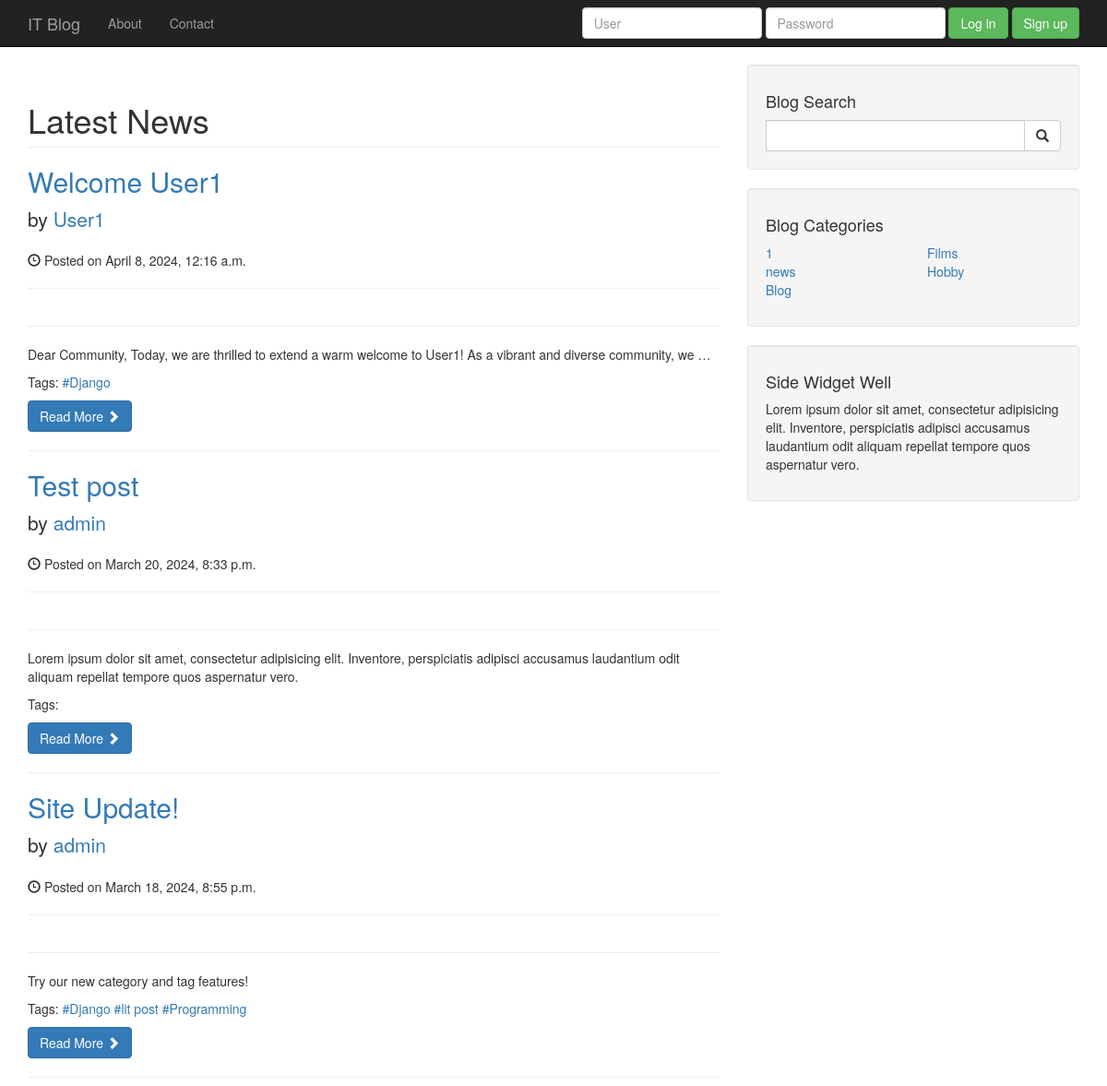
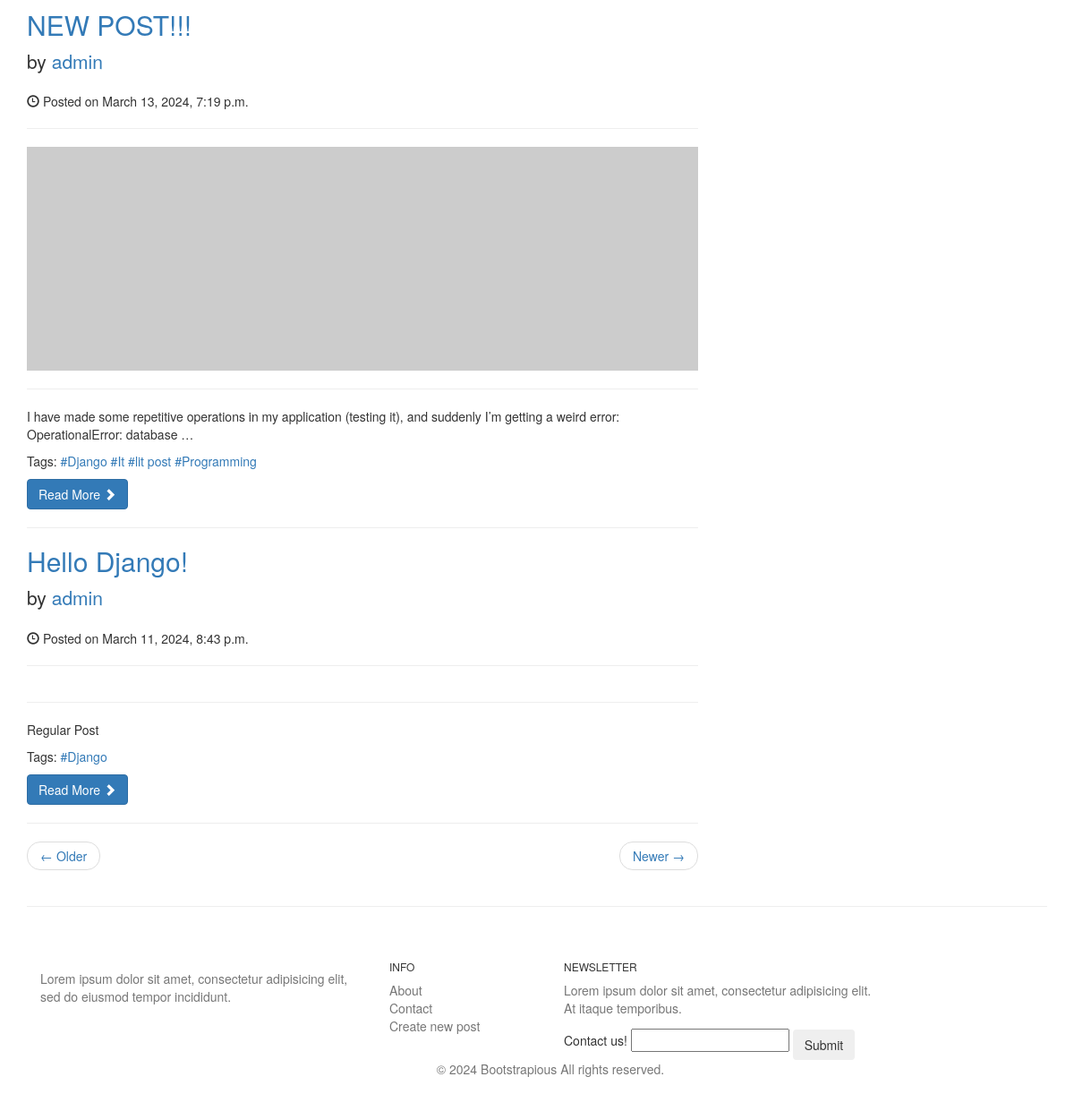
The page / on the database its author committed (2 pictures, top to bottom).
### helloweb/models.py (models this page shows, shortened)
class Post(models.Model):
    title = models.CharField(max_length=30, verbose_name="Заголовок")
    content = models.TextField(verbose_name="Опис")
    published_date = models.DateTimeField(auto_created=True, verbose_name="Дата")
    category = models.ForeignKey(Category, on_delete=models.CASCADE, verbose_name="Категорія")
    user = models.ForeignKey(User, on_delete=models.CASCADE, verbose_name="Автор")
    image = models.URLField(default="http://placehold.it/900x300")
    tags = models.ManyToManyField(Tag)
    class Meta:
        verbose_name = "Пост"
        verbose_name_plural = "Пости"

class Tag(models.Model):
    name = models.CharField(max_length=30)
    def __str__(self):
        return self.name
    class Meta:
        verbose_name = "Тег"
        verbose_name_plural = "Теги"

class Category(models.Model):
    name = models.CharField(max_length=30)
    class Meta:
        verbose_name = "Категорія"
        verbose_name_plural = "Категорії"

### helloweb/views.py (the view)
# urls.py: path("", views.index, name="index"),
def index(request):
    newPost = Post.objects.get(pk=1)
    posts = Post.objects.order_by("-published_date")
    if request.method == 'POST':
        Uform = UsersForm(request.POST)
        if Uform.is_valid():
            Uform.save()
    else:
        Uform = UsersForm()
    context = {"posts": posts, "newPost": newPost, "Uform": Uform}
    context.update(get_categories())
    context.update(get_tags())
    return render(request, "blog/index.html", context)

### helloweb/forms.py
class UsersForm(forms.ModelForm):
    class Meta:
        model = UsersEmail
        fields = ["user_email"]

### helloweb/views.py (called while the page is built)
def get_categories():
    category = Category.objects.all()
    half = category.count() / 2 + category.count() % 2
    return {'category1': category[:half], 'category2': category[half:]}

def get_tags():
    tag = Tag.objects.all()
    return {'tags': tag}

### templates/blog/index.html
{% extends "blog/base.html"%}
{% block content%}
<h1 class="page-header">
    Latest News
</h1>
{% for post in posts %}
<h2>
    <a href="{% url 'post' id=post.pk %}">{{post.title}}</a>
</h2>
<p class="lead">
    by <a href="index.php">{{post.user}}</a>
</p>
<p><span class="glyphicon glyphicon-time"></span> Posted on {{post.published_date}}</p>
<hr>
<img class="img-responsive" src="{{post.image}}" alt="">
<hr>
<p>{{ post.content | truncatewords:20 }}</p>
<p>Tags: {% for t in post.tags.all %} <a href="{% url 'tag' name=t.name %}">#{{ t }}</a> {% endfor %}</p>
<a class="btn btn-primary" href="{% url 'post' id=post.pk %}">Read More <span class="glyphicon glyphicon-chevron-right"></span></a>
<hr>
{% endfor %}
                <ul class="pager">
                    <li class="previous">
                        <a href="#">&larr; Older</a>
                    </li>
                    <li class="next">
                        <a href="#">Newer &rarr;</a>
                    </li>
                </ul>
{% endblock %}

### templates/blog/base.html (shortened to what this page needs)
<!DOCTYPE html>
<html lang="en">
<head>
    {% load static %}
    <link href="{% static 'blog/css/bootstrap.min.css' %}" rel="stylesheet">
    <link href="{% static 'blog/css/blog-home.css' %}" rel="stylesheet">
</head>
<body>
    <nav class="navbar navbar-inverse navbar-fixed-top" role="navigation">
        <div class="container">
            <div class="navbar-header">
                <a class="navbar-brand" href="/">IT Blog</a>
            </div>
            <div class="collapse navbar-collapse" id="bs-example-navbar-collapse-1">
                <ul class="nav navbar-nav">
                    <li>
                        <a href="{% url 'about' %}">About</a>
                    </li>
                    <li>
                        <a href="{% url 'contact' %}">Contact</a>
                    </li>
                </ul>
                {% include "blog/toggle_login.html" %}
            </div>
        </div>
    </nav>
    <div class="container">
        <div class="row">
            <div class="col-md-8">
                {% block content%}
                {%endblock%}
            </div>
            <div class="col-md-4">
                <div class="well">
                    <h4>Blog Search</h4>
                    <form method="get" action="{% url 'search' %}" class="input-group">
                        <input type="search" name="query" class="form-control">
                        <span class="input-group-btn">
                            <button class="btn btn-default" type="submit">
                                <span class="glyphicon glyphicon-search"></span>
                        </button>
                        </span>
                    </form>
                </div>
                <div class="well">
                    <h4>Blog Categories</h4>
                    <div class="row">
                        <div class="col-lg-6">
                            <ul class="list-unstyled">
                                {% for c in category1 %}
                                <li><a href="{% url 'category' name=c.name %}">{{c.name}}</a></li>
                                {% endfor %}
                            </ul>
                        </div>
                        <div class="col-lg-6">
                            <ul class="list-unstyled">
                                {% for c in category2 %}
                                <li><a href="{% url 'category' name=c.name %}">{{c.name}}</a>
                                </li>
                                {% endfor %}
                            </ul>
                        </div>
                    </div>
                </div>
                <div class="well">
                    <h4>Side Widget Well</h4>
                    <p>Lorem ipsum dolor sit amet, consectetur adipisicing elit. Inventore, perspiciatis adipisci accusamus laudantium odit aliquam repellat tempore quos aspernatur vero.</p>
                </div>
            </div>
        </div>
        <hr>
        <footer class="bg-white">
                <div class="container py-5">
                  <div class="row py-4">
                    <div class="col-lg-4 col-md-6 mb-4 mb-lg-0"><img src="img/logo.png" alt="" width="180" class="mb-3">
                      <p class="font-italic text-muted">Lorem ipsum dolor sit amet, consectetur adipisicing elit, sed do eiusmod tempor incididunt.</p>
                      <ul class="list-inline mt-4">
                      </ul>
                    </div>
                    <div class="col-lg-2 col-md-6 mb-4 mb-lg-0">
                      <h6 class="text-uppercase font-weight-bold mb-4">Info</h6>
                      <ul class="list-unstyled mb-0">
                        <li class="mb-2"><a href="#" class="text-muted">About</a></li>
                        <li class="mb-2"><a href="#" class="text-muted">Contact</a></li>
                        <li class="mb-2"><a href="#" class="text-muted">Create new post</a></li>
                      </ul>
                    </div>
                    <div class="col-lg-4 col-md-6 mb-lg-0">
                      <h6 class="text-uppercase font-weight-bold mb-4">Newsletter</h6>
                      <p class="text-muted mb-4">Lorem ipsum dolor sit amet, consectetur adipisicing elit. At itaque temporibus.</p>
                      <div class="p-1 rounded border">
                          <div class="form-horizontal">
                            <div class="input-group mb-3 ">
                              <form method="POST" style="display:inline;">
                                    Contact us! {{ Uform.user_email }}
                                <button type="submit" style="margin-top: 4px" class="btn">Submit</button>
                              </form>
                            </div>
                          </div>
                      </div>
                    </div>
                  </div>
                </div>
                <div class="bg-light py-4">
                  <div class="container text-center">
                    <p class="text-muted mb-0 py-2">© 2024 Bootstrapious All rights reserved.</p>
                  </div>
                </div>
              </footer>
    </div>
</body>
</html>

### templates/blog/toggle_login.html
{% if user.is_authenticated %}
<div class="navbar-form navbar-right">
<a href="{% url 'blog_logout' %}" class="btn btn-danger">Logout</a>
</div>
<ul class="nav navbar-nav navbar-right">
<li><a href="{% url 'profile' request.user.id %}">Hello, {{user}}!</a></li>
</ul>
{% else %}
<form class="navbar-form navbar-right" method="POST" action="{% url 'blog_login' %}" role="form"> {% csrf_token %}
<div class="form-group">
<input type="text" placeholder="User" name="username" class="form-control">
</div>
<div class="form-group">
<input type="password" placeholder="Password" name="password" class="form-control">
</div>
<button type="submit" class="btn btn-success">Log in</button> <a href="{% url 'registration' %}" class="btn btn-success">Sign up</a>
</form>
{% endif %}

### static/blog/css/blog-home.css (style rules this page uses)
body { padding-top: 70px; }
footer { margin: 50px 0; }

### rows shown on the page
Post: title "Welcome User1", user "User1", published_date "April 8, 2024, 12:16 a.m.", content "Dear Community, Today, we are thrilled to extend a warm welcome to User1! As a vibrant and diverse community, we …"
Tag: name "Django"
Post: title "Test post", user "admin", published_date "March 20, 2024, 8:33 p.m.", content "Lorem ipsum dolor sit amet, consectetur adipisicing elit. Inventore, perspiciatis adipisci accusamus laudantium odit aliquam repellat tempore quos aspernatur vero."
Post: title "Site Update!", user "admin", published_date "March 18, 2024, 8:55 p.m.", content "Try our new category and tag features!"
Tag: name "lit post"
Tag: name "Programming"
Post: title "NEW POST!!!", user "admin", published_date "March 13, 2024, 7:19 p.m.", content "I have made some repetitive operations in my application (testing it), and suddenly I’m getting a weird error: OperationalError: database …"
Tag: name "It"
Post: title "Hello Django!", user "admin", published_date "March 11, 2024, 8:43 p.m.", content "Regular Post"
Category: name "1"
Category: name "news"
Category: name "Blog"
Category: name "Films"
Category: name "Hobby"
